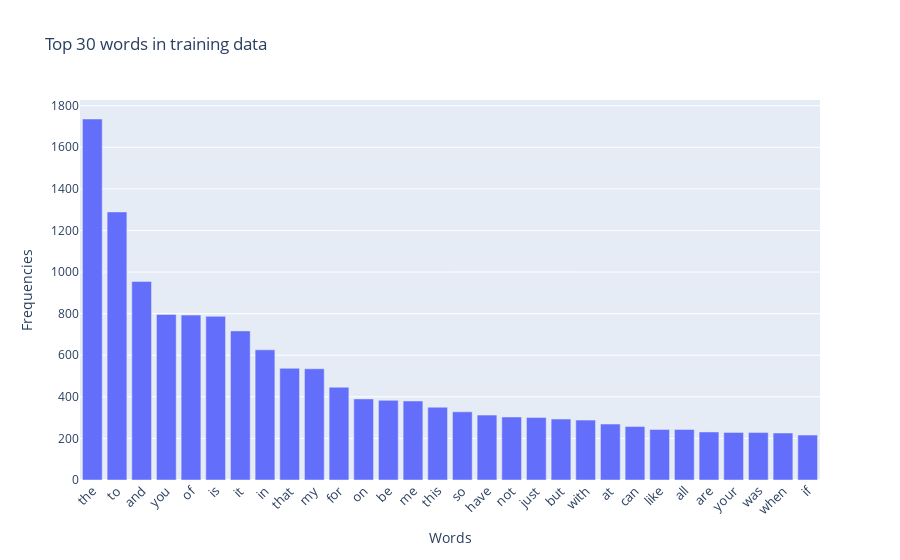
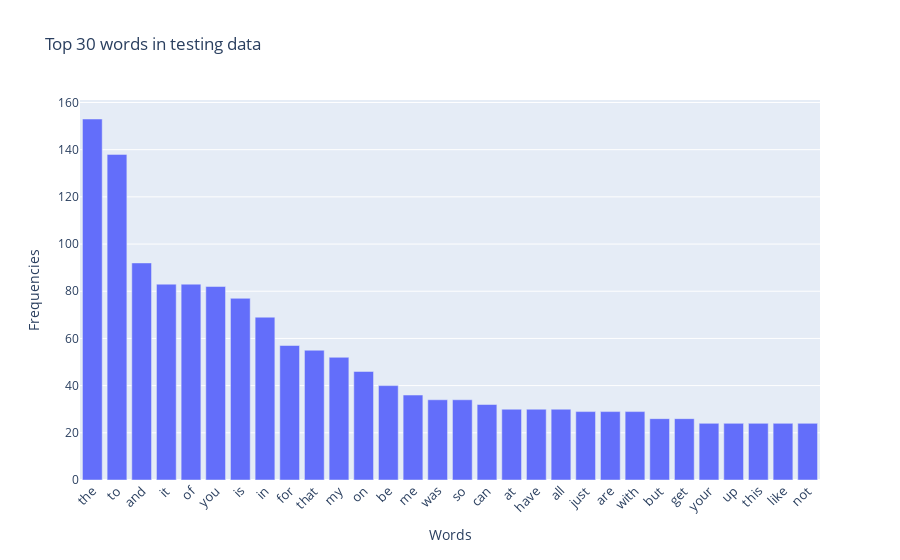

The code cell stored with these charts, in order, in its notebook:
### Markdown cell above
#### Exercise 1

Plot word frequency for Top 30 words in both train and test dataset. (Hint: refer to DM lab 1)

### Code cell
# Answer here
# find tran_df and test_df 中, 前 30 個常出現的 word

from sklearn.feature_extraction.text import CountVectorizer
import numpy as np

# 先確認一下 data
# print(type(train_df['text'][0]))
# print((train_df['text'][0]))

# 建立 feature matrix
train_count = CountVectorizer()
test_count = CountVectorizer()
train_feature_matrix = train_count.fit_transform(train_df['text'])
test_feature_matrix = test_count.fit_transform(test_df['text'])

# print(train_feature_matrix[0])

# 算 frequency
train_frequency = np.asarray(train_feature_matrix.sum(axis=0))[0]
test_frequency = np.asarray(test_feature_matrix.sum(axis=0))[0]

# 取出前 30 個常出現的 word 的 index
train_top_30 = np.argsort(train_frequency)[::-1][:30]
test_top_30 = np.argsort(test_frequency)[::-1][:30]

# 找出對應的 word
train_top_30_word = train_count.get_feature_names_out()[train_top_30]
test_top_30_word  = test_count.get_feature_names_out()[test_top_30]

# 找出對應的 frequency
train_top_30_frequency = train_frequency[train_top_30]
test_top_30_frequency = test_frequency[test_top_30]

print("train_top_30_word: ", train_top_30_word)
print("train_top_30_frequency: ", train_top_30_frequency)
print("test_top_30_word: ", test_top_30_word)
print("test_top_30_frequency: ", test_top_30_frequency)

# ploty 作圖
import plotly.graph_objects as go
fig = go.Figure()
fig.add_trace(go.Bar(
    x=train_top_30_word,
    y=train_top_30_frequency,
))
fig.update_layout(
    xaxis=dict(
        tickangle=-45,
        tickfont=dict(size=13)),
    
    title="Top 30 words in training data",
    xaxis_title="Words",
    yaxis_title="Frequencies"
)
fig.show()

fig = go.Figure()
fig.add_trace(go.Bar(
    x=test_top_30_word,
    y=test_top_30_frequency,
))
fig.update_layout(
    xaxis=dict(
        tickangle=-45,
        tickfont=dict(size=13)),
    
    title="Top 30 words in testing data",
    xaxis_title="Words",
    yaxis_title="Frequencies"
)
fig.show()

### Figure 1 — Plotly figure (JSON) as saved in the notebook; plotly's stock layout.template omitted (floating-point values rounded to 4 significant figures)
{"data": [{"type": "bar", "x": ["the", "to", "and", "you", "of", "is", "it", "in", "that", "my", "for", "on", "be", "me", "this", "so", "have", "not", "just", "but", "with", "at", "can", "like", "all", "are", "your", "was", "when", "if"], "y": [1736, 1289, 955, 796, 793, 787, 717, 626, 537, 535, 446, 390, 383, 380, 350, 328, 312, 303, 301, 293, 288, 269, 257, 243, 243, 231, 229, 228, 226, 216]}], "layout": {"title": {"text": "Top 30 words in training data"}, "xaxis": {"tickangle": -45, "tickfont": {"size": 13}, "title": {"text": "Words"}}, "yaxis": {"title": {"text": "Frequencies"}}}}

### Figure 2 — Plotly figure (JSON) as saved in the notebook; plotly's stock layout.template omitted (floating-point values rounded to 4 significant figures)
{"data": [{"type": "bar", "x": ["the", "to", "and", "it", "of", "you", "is", "in", "for", "that", "my", "on", "be", "me", "was", "so", "can", "at", "have", "all", "just", "are", "with", "but", "get", "your", "up", "this", "like", "not"], "y": [153, 138, 92, 83, 83, 82, 77, 69, 57, 55, 52, 46, 40, 36, 34, 34, 32, 30, 30, 30, 29, 29, 29, 26, 26, 24, 24, 24, 24, 24]}], "layout": {"title": {"text": "Top 30 words in testing data"}, "xaxis": {"tickangle": -45, "tickfont": {"size": 13}, "title": {"text": "Words"}}, "yaxis": {"title": {"text": "Frequencies"}}}}
